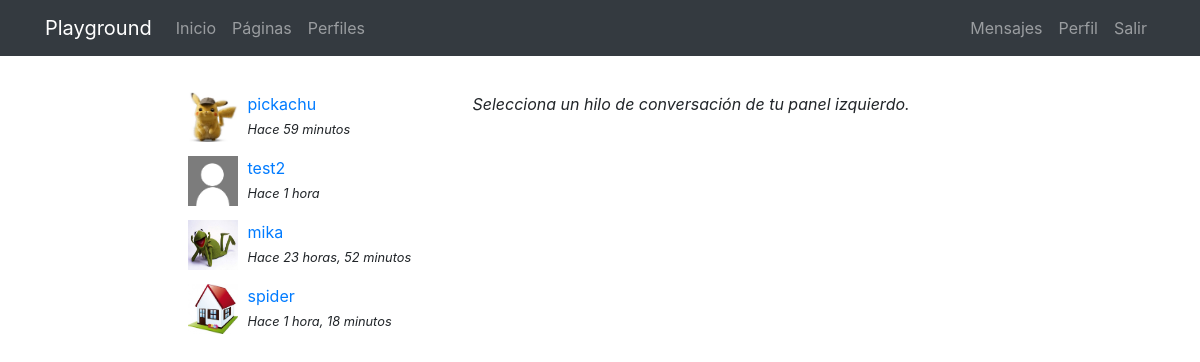
Screenshot of /messenger/ (signed in) with the database file from the repository.
### registration/models.py (models this page shows)
class Profile(models.Model):
    user = models.OneToOneField(User, on_delete=models.CASCADE) #Para que cuando se borre el usuario también se borre su perfil. OneToOne indica al modelo que solo puede haber un perfil por cada usuario, no se pueden tener dos perfiles
    avatar =  models.ImageField(upload_to=custom_upload_to, null=True, blank=True) #Agrego la función que he creado arriba
    bio = models.TextField(null=True, blank=True)
    link = models.URLField(max_length=200, null=True, blank=True)
    class Meta:
        ordering = ['user__username'] #Ordena a partir del nombre del usuario

### messenger/models.py (models this page shows)
class Thread(models.Model):
    users = models.ManyToManyField(User,related_name='threads') #Uso el related_name para poder acceder desde un user, haciendo user.threads, búsqueda inversa, todo los hilos a los que pertenece
    messages = models.ManyToManyField(Message) #Almacena todos los mensajes que forman parte del hilo
    updated = models.DateTimeField(auto_now=True) #Para que guarde forma autómatica la fecha y hora de la ultima actualización
    objects = ThreadManager() #A mi hilo asigno el objects ThreadManager() para poder crear filtros personalizados
    class Meta:
        ordering = ['-updated'] #Ordena de forma inversa del campo updated

class Message(models.Model):
    user = models.ForeignKey(User, on_delete=models.CASCADE) #Si se borra el usuario de la base de datos se borra tambien todos sus mensajes
    content = models.TextField()
    created = models.DateTimeField(auto_now_add=True)
    class Meta:
        ordering = ['created']

### messenger/views.py (the view)
# urls.py: path('',ThreadList.as_view(), name = "list"),
@method_decorator(login_required,name="dispatch") #Para ver si esta logueado
class ThreadList(TemplateView):
    template_name = "messenger/thread_list.html"
    """  model = Thread
    #Filtrar un queryset por defecto
    def get_queryset(self):
        queryset = super(ThreadList,self).get_queryset() #Recupero el queryset. Aqui tengo todas instancias de thread
        return queryset.filte(user=self.request.user) #Filtro por el usuario qeu esta identificado """

### messenger/templates/messenger/thread_list.html (shortened to what this page needs)
{% extends 'core/base.html' %}
{% load static %}
{% block content %}
<main role="main">
  <div class="container">
    <div class="row mt-3">
      <div class="col-md-9 mx-auto mb-5">
        <div class="row">
          <div class="col-md-4">
            {% for thread in request.user.threads.all %}
              {% if thread.messages.all|length > 0 %}
                <div class="mb-3">
                  {% for user in thread.users.all %}
                    {% if user != request.user %}
                      {% if user.profile.avatar %}
                        <img src="{{user.profile.avatar.url}}" class="avatar">
                      {% else %}
                        <img src="{% static 'registration/img/no-avatar.jpg' %}" class="avatar">
                      {% endif %}
                      <div>
                        <a href="{% url 'messenger:detail' thread.pk %}">{{user}}</a><br>
                        <small><i>Hace {{thread.messages.last.created|timesince}}</i></small>
                      </div>
                    {% endif %}
                  {% endfor %}
                </div>
              {% endif %}
            {% endfor %}
          </div>
          <div class="col-md-8">
            <p><i>Selecciona un hilo de conversación de tu panel izquierdo.</i></p>
          </div>
        </div>
      </div>
    </div>
  </div>
</main>
{% endblock %}

### core/static/core/css/main.css (style rules this page uses)
main { padding-top: 20px; }
:root { --jumbotron-padding-y: 3rem; }

### messenger/templates/messenger/thread_list.html (style rules this page uses)
.avatar { width:50px; height:50px; float:left; margin-right:10px; }

### rows the page displays
Thread: messages.last.created "59 minutos"
Thread: messages.last.created "1 hora"
Thread: messages.last.created "23 horas, 52 minutos"
Thread: messages.last.created "1 hora, 18 minutos"

### other values shown
{{ user }} "pickachu"
{{ user }} "test2"
{{ user }} "mika"
{{ user }} "spider"
